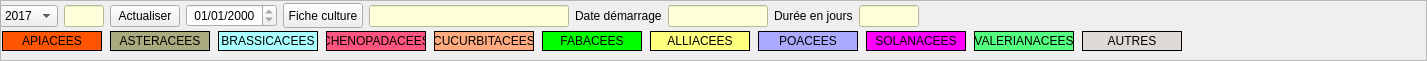
           <widget class="QFrame" name="frame_5">
            <property name="minimumSize">
             <size>
              <width>0</width>
              <height>55</height>
             </size>
            </property>
            <property name="maximumSize">
             <size>
              <width>16777215</width>
              <height>70</height>
             </size>
            </property>
            <property name="frameShape">
             <enum>QFrame::StyledPanel</enum>
            </property>
            <property name="frameShadow">
             <enum>QFrame::Raised</enum>
            </property>
            <widget class="QWidget" name="layoutWidget11">
             <property name="geometry">
              <rect>
               <x>0</x>
               <y>0</y>
               <width>1418</width>
               <height>32</height>
              </rect>
             </property>
             <layout class="QHBoxLayout" name="horizontalLayout_21">
              <item>
               <widget class="QComboBox" name="comboBox_AnneeEnCours">
                <item>
                 <property name="text">
                  <string>2017</string>
                 </property>
                </item>
                <item>
                 <property name="text">
                  <string>2018</string>
                 </property>
                </item>
                <item>
                 <property name="text">
                  <string>2019</string>
                 </property>
                </item>
                <item>
                 <property name="text">
                  <string>2020</string>
                 </property>
                </item>
                <item>
                 <property name="text">
                  <string>2021</string>
                 </property>
                </item>
                <item>
                 <property name="text">
                  <string>2022</string>
                 </property>
                </item>
                <item>
                 <property name="text">
                  <string>2023</string>
                 </property>
                </item>
                <item>
                 <property name="text">
                  <string>2024</string>
                 </property>
                </item>
                <item>
                 <property name="text">
                  <string>2025</string>
                 </property>
                </item>
                <item>
                 <property name="text">
                  <string>2026</string>
                 </property>
                </item>
                <item>
                 <property name="text">
                  <string>2027</string>
                 </property>
                </item>
                <item>
                 <property name="text">
                  <string>2028</string>
                 </property>
                </item>
                <item>
                 <property name="text">
                  <string>2029</string>
                 </property>
                </item>
                <item>
                 <property name="text">
                  <string>2030</string>
                 </property>
                </item>
               </widget>
              </item>
              <item>
               <widget class="QLineEdit" name="lineEdit_id_culture">
                <property name="maximumSize">
                 <size>
                  <width>40</width>
                  <height>16777215</height>
                 </size>
                </property>
                <property name="styleSheet">
                 <string notr="true">background-color: rgb(255, 255, 217);</string>
                </property>
                <property name="readOnly">
                 <bool>true</bool>
                </property>
               </widget>
              </item>
              <item>
               <widget class="QPushButton" name="pushButton_maj_planning">
                <property name="minimumSize">
                 <size>
                  <width>70</width>
                  <height>0</height>
                 </size>
                </property>
                <property name="maximumSize">
                 <size>
                  <width>70</width>
                  <height>16777215</height>
                 </size>
                </property>
                <property name="text">
                 <string>Actualiser</string>
                </property>
               </widget>
              </item>
              <item>
               <widget class="QDateEdit" name="dateEdit_du_jour">
                <property name="readOnly">
                 <bool>true</bool>
                </property>
                <property name="keyboardTracking">
                 <bool>false</bool>
                </property>
                <property name="currentSection">
                 <enum>QDateTimeEdit::NoSection</enum>
                </property>
                <property name="displayFormat">
                 <string> dd/MM/yyyy</string>
                </property>
               </widget>
              </item>
              <item>
               <widget class="QPushButton" name="pushButton_ficheCulture">
                <property name="maximumSize">
                 <size>
                  <width>16777215</width>
                  <height>25</height>
                 </size>
                </property>
                <property name="toolTip">
                 <string>Afficher la fiche culture correspondante à la parcelle</string>
                </property>
                <property name="text">
                 <string>Fiche culture</string>
                </property>
                <property name="icon">
                 <iconset resource="openjardin.qrc">
                  <normaloff>:/images/cultures.png</normaloff>:/images/cultures.png</iconset>
                </property>
                <property name="iconSize">
                 <size>
                  <width>20</width>
                  <height>20</height>
                 </size>
                </property>
               </widget>
              </item>
              <item>
               <widget class="QLineEdit" name="lineEdit_texte_culture">
                <property name="minimumSize">
                 <size>
                  <width>200</width>
                  <height>0</height>
                 </size>
                </property>
                <property name="maximumSize">
                 <size>
                  <width>200</width>
                  <height>16777215</height>
                 </size>
                </property>
                <property name="styleSheet">
                 <string notr="true">background-color: rgb(255, 255, 217);</string>
                </property>
                <property name="readOnly">
                 <bool>true</bool>
                </property>
               </widget>
              </item>
              <item>
               <layout class="QHBoxLayout" name="horizontalLayout_20">
                <item>
                 <layout class="QHBoxLayout" name="horizontalLayout_19">
                  <item>
                   <widget class="QLabel" name="label_44">
                    <property name="text">
                     <string>Date démarrage</string>
                    </property>
                   </widget>
                  </item>
                 </layout>
                </item>
                <item>
                 <layout class="QHBoxLayout" name="horizontalLayout_18">
                  <item>
                   <widget class="QLineEdit" name="lineEdit_dateDepart">
                    <property name="minimumSize">
                     <size>
                      <width>100</width>
                      <height>0</height>
                     </size>
                    </property>
                    <property name="maximumSize">
                     <size>
                      <width>100</width>
                      <height>16777215</height>
                     </size>
                    </property>
                    <property name="styleSheet">
                     <string notr="true">background-color: rgb(255, 255, 217);</string>
                    </property>
                    <property name="readOnly">
                     <bool>true</bool>
                    </property>
                   </widget>
                  </item>
                  <item>
                   <widget class="QLabel" name="label_43">
                    <property name="maximumSize">
                     <size>
                      <width>100</width>
                      <height>16777215</height>
                     </size>
                    </property>
                    <property name="text">
                     <string>Durée en jours</string>
                    </property>
                   </widget>
                  </item>
                  <item>
                   <widget class="QLineEdit" name="lineEdit_width">
                    <property name="minimumSize">
                     <size>
                      <width>40</width>
                      <height>0</height>
                     </size>
                    </property>
                    <property name="maximumSize">
                     <size>
                      <width>60</width>
                      <height>16777215</height>
                     </size>
                    </property>
                    <property name="styleSheet">
                     <string notr="true">background-color: rgb(255, 255, 217);</string>
                    </property>
                    <property name="readOnly">
                     <bool>true</bool>
                    </property>
                   </widget>
                  </item>
                  <item>
                   <spacer name="horizontalSpacer_3">
                    <property name="orientation">
                     <enum>Qt::Horizontal</enum>
                    </property>
                    <property name="sizeHint" stdset="0">
                     <size>
                      <width>40</width>
                      <height>20</height>
                     </size>
                    </property>
                   </spacer>
                  </item>
                 </layout>
                </item>
               </layout>
              </item>
             </layout>
            </widget>
            <widget class="QWidget" name="layoutWidget">
             <property name="geometry">
              <rect>
               <x>0</x>
               <y>30</y>
               <width>1191</width>
               <height>22</height>
              </rect>
             </property>
             <layout class="QHBoxLayout" name="horizontalLayout_7">
              <item>
               <widget class="QLabel" name="labeL_apiacees">
                <property name="minimumSize">
                 <size>
                  <width>100</width>
                  <height>20</height>
                 </size>
                </property>
                <property name="maximumSize">
                 <size>
                  <width>100</width>
                  <height>20</height>
                 </size>
                </property>
                <property name="font">
                 <font>
                  <pointsize>9</pointsize>
                  <weight>50</weight>
                  <bold>false</bold>
                 </font>
                </property>
                <property name="autoFillBackground">
                 <bool>false</bool>
                </property>
                <property name="styleSheet">
                 <string notr="true">background-color : #ff5500</string>
                </property>
                <property name="frameShape">
                 <enum>QFrame::Panel</enum>
                </property>
                <property name="text">
                 <string>APIACEES</string>
                </property>
                <property name="alignment">
                 <set>Qt::AlignCenter</set>
                </property>
               </widget>
              </item>
              <item>
               <widget class="QLabel" name="labeL_apiacees_2">
                <property name="minimumSize">
                 <size>
                  <width>100</width>
                  <height>20</height>
                 </size>
                </property>
                <property name="maximumSize">
                 <size>
                  <width>100</width>
                  <height>20</height>
                 </size>
                </property>
                <property name="font">
                 <font>
                  <pointsize>9</pointsize>
                  <weight>50</weight>
                  <bold>false</bold>
                 </font>
                </property>
                <property name="autoFillBackground">
                 <bool>false</bool>
                </property>
                <property name="styleSheet">
                 <string notr="true">background-color  :#aaaa7f</string>
                </property>
                <property name="frameShape">
                 <enum>QFrame::Panel</enum>
                </property>
                <property name="text">
                 <string>ASTERACEES</string>
                </property>
                <property name="alignment">
                 <set>Qt::AlignCenter</set>
                </property>
               </widget>
              </item>
              <item>
               <widget class="QLabel" name="labeL_apiacees_3">
                <property name="minimumSize">
                 <size>
                  <width>100</width>
                  <height>20</height>
                 </size>
                </property>
                <property name="maximumSize">
                 <size>
                  <width>100</width>
                  <height>20</height>
                 </size>
                </property>
                <property name="font">
                 <font>
                  <pointsize>9</pointsize>
                  <weight>50</weight>
                  <bold>false</bold>
                 </font>
                </property>
                <property name="autoFillBackground">
                 <bool>false</bool>
                </property>
                <property name="styleSheet">
                 <string notr="true">background-color : #aaffff</string>
                </property>
                <property name="frameShape">
                 <enum>QFrame::Panel</enum>
                </property>
                <property name="text">
                 <string>BRASSICACEES</string>
                </property>
                <property name="alignment">
                 <set>Qt::AlignCenter</set>
                </property>
               </widget>
              </item>
              <item>
               <widget class="QLabel" name="labeL_apiacees_4">
                <property name="minimumSize">
                 <size>
                  <width>100</width>
                  <height>20</height>
                 </size>
                </property>
                <property name="maximumSize">
                 <size>
                  <width>100</width>
                  <height>20</height>
                 </size>
                </property>
                <property name="font">
                 <font>
                  <pointsize>9</pointsize>
                  <weight>50</weight>
                  <bold>false</bold>
                 </font>
                </property>
                <property name="autoFillBackground">
                 <bool>false</bool>
                </property>
                <property name="styleSheet">
                 <string notr="true">background-color : #ff557f</string>
                </property>
                <property name="frameShape">
                 <enum>QFrame::Panel</enum>
                </property>
                <property name="text">
                 <string>CHENOPADACEES</string>
                </property>
                <property name="alignment">
                 <set>Qt::AlignCenter</set>
                </property>
               </widget>
              </item>
              <item>
               <widget class="QLabel" name="labeL_apiacees_5">
                <property name="minimumSize">
                 <size>
                  <width>100</width>
                  <height>20</height>
                 </size>
                </property>
                <property name="maximumSize">
                 <size>
                  <width>100</width>
                  <height>20</height>
                 </size>
                </property>
                <property name="font">
                 <font>
                  <pointsize>9</pointsize>
                  <weight>50</weight>
                  <bold>false</bold>
                 </font>
                </property>
                <property name="autoFillBackground">
                 <bool>false</bool>
                </property>
                <property name="styleSheet">
                 <string notr="true">background-color : #ffaa7f</string>
                </property>
                <property name="frameShape">
                 <enum>QFrame::Panel</enum>
                </property>
                <property name="text">
                 <string>CUCURBITACEES</string>
                </property>
                <property name="alignment">
                 <set>Qt::AlignCenter</set>
                </property>
               </widget>
              </item>
              <item>
               <widget class="QLabel" name="labeL_apiacees_6">
                <property name="minimumSize">
                 <size>
                  <width>100</width>
                  <height>20</height>
                 </size>
                </property>
                <property name="maximumSize">
                 <size>
                  <width>100</width>
                  <height>20</height>
                 </size>
                </property>
                <property name="font">
                 <font>
                  <pointsize>9</pointsize>
                  <weight>50</weight>
                  <bold>false</bold>
                 </font>
                </property>
                <property name="autoFillBackground">
                 <bool>false</bool>
                </property>
                <property name="styleSheet">
                 <string notr="true">background-color : #00ff00</string>
                </property>
                <property name="frameShape">
                 <enum>QFrame::Panel</enum>
                </property>
                <property name="text">
                 <string>FABACEES</string>
                </property>
                <property name="alignment">
                 <set>Qt::AlignCenter</set>
                </property>
               </widget>
              </item>
              <item>
               <widget class="QLabel" name="labeL_apiacees_7">
                <property name="minimumSize">
                 <size>
                  <width>100</width>
                  <height>20</height>
                 </size>
                </property>
                <property name="maximumSize">
                 <size>
                  <width>100</width>
                  <height>20</height>
                 </size>
                </property>
                <property name="font">
                 <font>
                  <pointsize>9</pointsize>
                  <weight>50</weight>
                  <bold>false</bold>
                 </font>
                </property>
                <property name="autoFillBackground">
                 <bool>false</bool>
                </property>
                <property name="styleSheet">
                 <string notr="true">background-color : #ffff7f</string>
                </property>
                <property name="frameShape">
                 <enum>QFrame::Panel</enum>
                </property>
                <property name="text">
                 <string>ALLIACEES</string>
                </property>
                <property name="alignment">
                 <set>Qt::AlignCenter</set>
                </property>
               </widget>
              </item>
              <item>
               <widget class="QLabel" name="labeL_apiacees_8">
                <property name="minimumSize">
                 <size>
                  <width>100</width>
                  <height>20</height>
                 </size>
                </property>
                <property name="maximumSize">
                 <size>
                  <width>100</width>
                  <height>20</height>
                 </size>
                </property>
                <property name="font">
                 <font>
                  <pointsize>9</pointsize>
                  <weight>50</weight>
                  <bold>false</bold>
                 </font>
                </property>
                <property name="autoFillBackground">
                 <bool>false</bool>
                </property>
                <property name="styleSheet">
                 <string notr="true">background-color : #aaaaff</string>
                </property>
                <property name="frameShape">
                 <enum>QFrame::Panel</enum>
                </property>
                <property name="text">
                 <string>POACEES</string>
                </property>
                <property name="alignment">
                 <set>Qt::AlignCenter</set>
                </property>
               </widget>
              </item>
              <item>
               <widget class="QLabel" name="labeL_apiacees_9">
                <property name="minimumSize">
                 <size>
                  <width>100</width>
                  <height>20</height>
                 </size>
                </property>
                <property name="maximumSize">
                 <size>
                  <width>100</width>
                  <height>20</height>
                 </size>
                </property>
                <property name="font">
                 <font>
                  <pointsize>9</pointsize>
                  <weight>50</weight>
                  <bold>false</bold>
                 </font>
                </property>
                <property name="autoFillBackground">
                 <bool>false</bool>
                </property>
                <property name="styleSheet">
                 <string notr="true">background-color : #ff00ff</string>
                </property>
                <property name="frameShape">
                 <enum>QFrame::Panel</enum>
                </property>
                <property name="text">
                 <string>SOLANACEES</string>
                </property>
                <property name="alignment">
                 <set>Qt::AlignCenter</set>
                </property>
               </widget>
              </item>
              <item>
               <widget class="QLabel" name="labeL_apiacees_10">
                <property name="minimumSize">
                 <size>
                  <width>100</width>
                  <height>20</height>
                 </size>
                </property>
                <property name="maximumSize">
                 <size>
                  <width>100</width>
                  <height>20</height>
                 </size>
                </property>
                <property name="font">
                 <font>
                  <pointsize>9</pointsize>
                  <weight>50</weight>
                  <bold>false</bold>
                 </font>
                </property>
                <property name="autoFillBackground">
                 <bool>false</bool>
                </property>
                <property name="styleSheet">
                 <string notr="true">background-color : #55ff7f</string>
                </property>
                <property name="frameShape">
                 <enum>QFrame::Panel</enum>
                </property>
                <property name="text">
                 <string>VALERIANACEES</string>
                </property>
                <property name="alignment">
                 <set>Qt::AlignCenter</set>
                </property>
               </widget>
              </item>
              <item>
               <widget class="QLabel" name="labeL_apiacees_11">
                <property name="minimumSize">
                 <size>
                  <width>100</width>
                  <height>20</height>
                 </size>
                </property>
                <property name="maximumSize">
                 <size>
                  <width>100</width>
                  <height>20</height>
                 </size>
                </property>
                <property name="font">
                 <font>
                  <pointsize>9</pointsize>
                  <weight>50</weight>
                  <bold>false</bold>
                 </font>
                </property>
                <property name="autoFillBackground">
                 <bool>false</bool>
                </property>
                <property name="styleSheet">
                 <string notr="true">background-color : #ded8d7</string>
                </property>
                <property name="frameShape">
                 <enum>QFrame::Panel</enum>
                </property>
                <property name="text">
                 <string>AUTRES</string>
                </property>
                <property name="alignment">
                 <set>Qt::AlignCenter</set>
                </property>
               </widget>
              </item>
             </layout>
            </widget>
           </widget>
